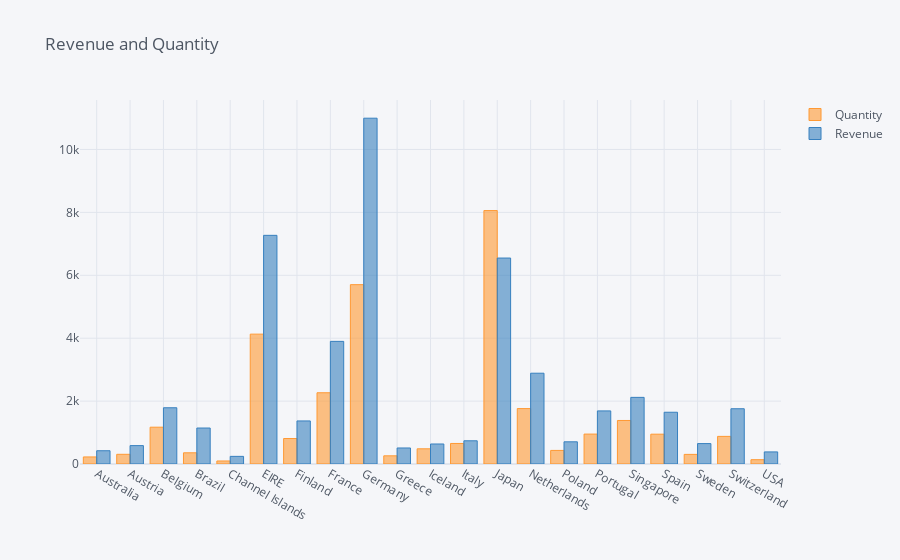

The notebook cell saved with this chart:
### Code cell
data.iplot(kind = 'bar', title = 'Revenue and Quantity')

### Figure 1 — Plotly figure (JSON) as saved in the notebook; plotly's stock layout.template omitted (floating-point values rounded to 4 significant figures)
{"data": [{"marker": {"color": "rgba(255, 153, 51, 0.6)", "line": {"color": "rgba(255, 153, 51, 1.0)", "width": 1}}, "name": "Quantity", "orientation": "v", "text": "", "type": "bar", "x": ["Australia", "Austria", "Belgium", "Brazil", "Channel Islands", "EIRE", "Finland", "France", "Germany", "Greece", "Iceland", "Italy", "Japan", "Netherlands", "Poland", "Portugal", "Singapore", "Spain", "Sweden", "Switzerland", "USA"], "y": [224, 308, 1170, 356, 96, 4129, 810, 2265, 5702, 260, 483, 653, 8058, 1762, 432, 951, 1384, 948, 306, 878, 137]}, {"marker": {"color": "rgba(55, 128, 191, 0.6)", "line": {"color": "rgba(55, 128, 191, 1.0)", "width": 1}}, "name": "Revenue", "orientation": "v", "text": "", "type": "bar", "x": ["Australia", "Austria", "Belgium", "Brazil", "Channel Islands", "EIRE", "Finland", "France", "Germany", "Greece", "Iceland", "Italy", "Japan", "Netherlands", "Poland", "Portugal", "Singapore", "Spain", "Sweden", "Switzerland", "USA"], "y": [421.6, 584.8, 1788.0, 1144.0, 243.0, 7270.0, 1369.0, 3899.0, 10990.0, 509.7, 636.2, 737.8, 6549.0, 2887.0, 705.8, 1688.0, 2119.0, 1646.0, 649.1, 1757.0, 383.9]}], "layout": {"autosize": true, "legend": {"bgcolor": "#F5F6F9", "font": {"color": "#4D5663"}}, "paper_bgcolor": "#F5F6F9", "plot_bgcolor": "#F5F6F9", "title": {"font": {"color": "#4D5663"}, "text": "Revenue and Quantity"}, "xaxis": {"autorange": true, "gridcolor": "#E1E5ED", "range": [-0.5, 20.5], "showgrid": true, "tickfont": {"color": "#4D5663"}, "title": {"font": {"color": "#4D5663"}, "text": ""}, "type": "category", "zerolinecolor": "#E1E5ED"}, "yaxis": {"autorange": true, "gridcolor": "#E1E5ED", "range": [0, 11570.0], "showgrid": true, "tickfont": {"color": "#4D5663"}, "title": {"font": {"color": "#4D5663"}, "text": ""}, "type": "linear", "zerolinecolor": "#E1E5ED"}}}
